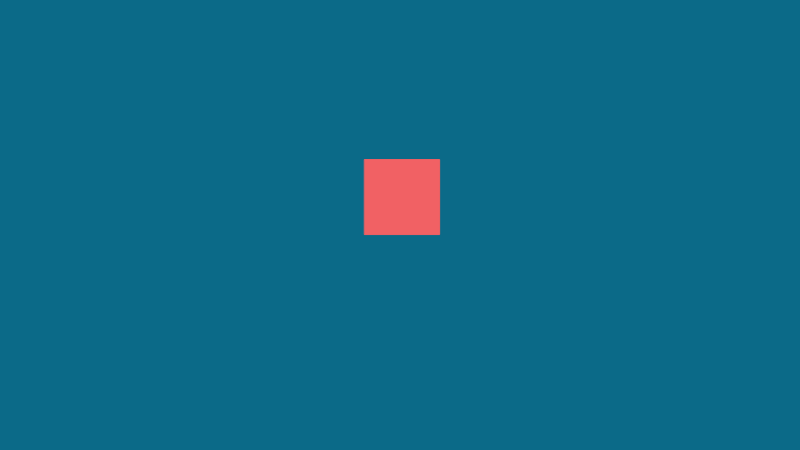
Frame 1 (no input)
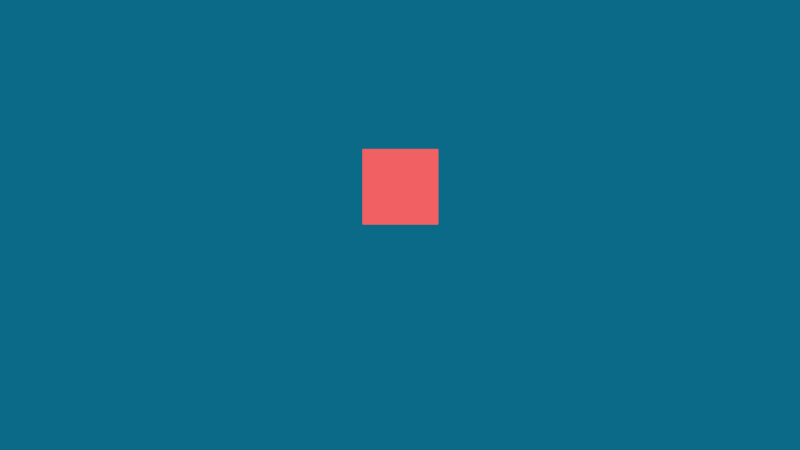
Frame 60 (no input)
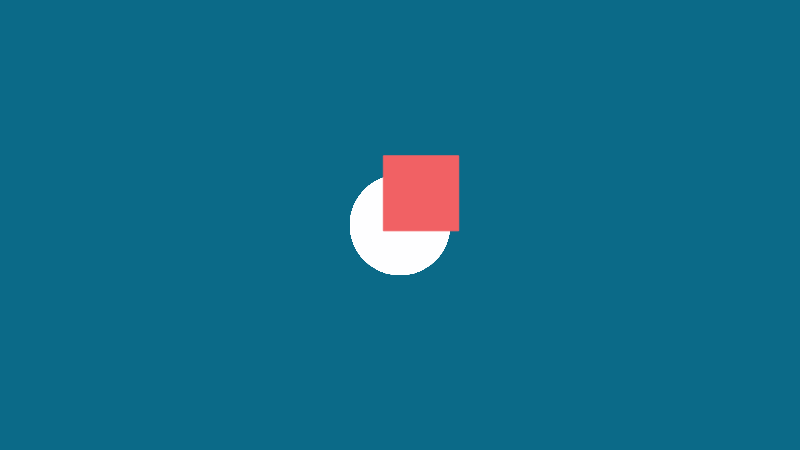
Frame 120 (the mouse pressed at the canvas centre since frame 60)

The p5.js sketch that drew these frames (run headless with seeded random() and noise() and a simulated clock; from frame 60 on, the mouse is pressed at the canvas centre):

// p5.js sketch
// ── sketch.js
// createGraphics()
// Code! Programming with p5.js
// The Coding Train / Daniel Shiffman
// https://thecodingtrain.com/beginners/p5js/beginners/p5js/2.6-create-graphics.html
// https://youtu.be/TaluaAD9MKA

// Main Sketch: https://editor.p5js.org/codingtrain/sketches/7RN7GFD-Y
// Stars Sketch: https://editor.p5js.org/codingtrain/sketches/0kQ9v-bhM

// If you find "let" confusing, you can learn more in this video: https://www.youtu.be/q8SHaDQdul0

let x = 400;
let y = 200;
let extraCanvas;

function setup() {
  createCanvas(800, 450);
  extraCanvas = createGraphics(800, 450);
  extraCanvas.clear();
  background('#OB6A88');
}

function draw() {
  
  // No trails!
  background('#0B6A88');
  x += random(-5, 5);
  y += random(-5, 5);
	
  // trails
  if (mouseIsPressed) {
    extraCanvas.fill(255, 150);
    extraCanvas.noStroke();
    extraCanvas.ellipse(mouseX, mouseY, 100, 100);
  }
  
  image(extraCanvas, 0, 0);
  c = color('#F16164');
    fill(c, 0, 0);
  stroke('#F16164');
  rectMode(CENTER);
  rect(x, y, 75, 75);

  
}
